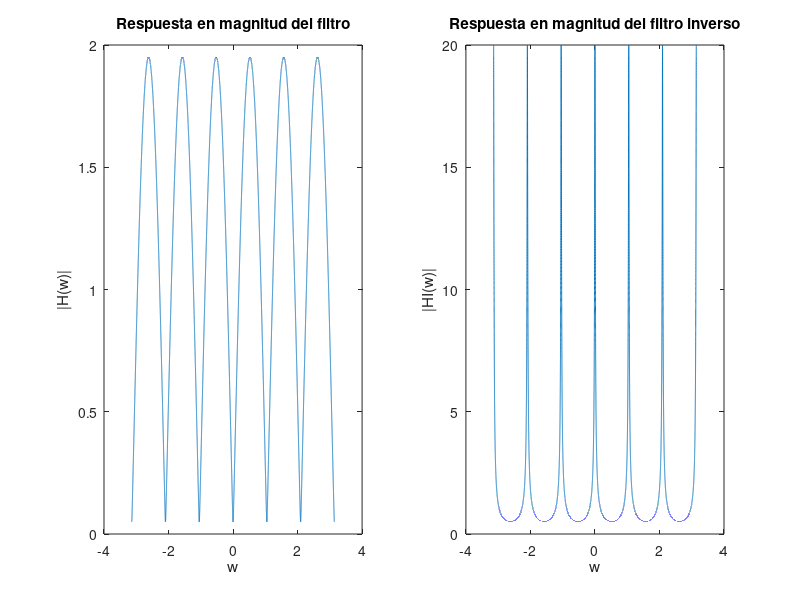

Source code (MATLAB):
% Ejercicio 10
% Filtros inversos.

w = -pi:0.0001:pi; % Frecuencia.

% Funcion |H(w)|.
H = sqrt(1.9025-1.9 .*cos(6*w));

% Funcion |HI(w)|.
HI = 1 ./H;

% Graficas.
figure;
subplot(1,2,1);
plot(w, H);
title('Respuesta en magnitud del filtro')
xlabel('w');
ylabel('|H(w)|');
subplot(1,2,2);
plot(w, HI);
title('Respuesta en magnitud del filtro inverso')
xlabel('w');
ylabel('|HI(w)|');